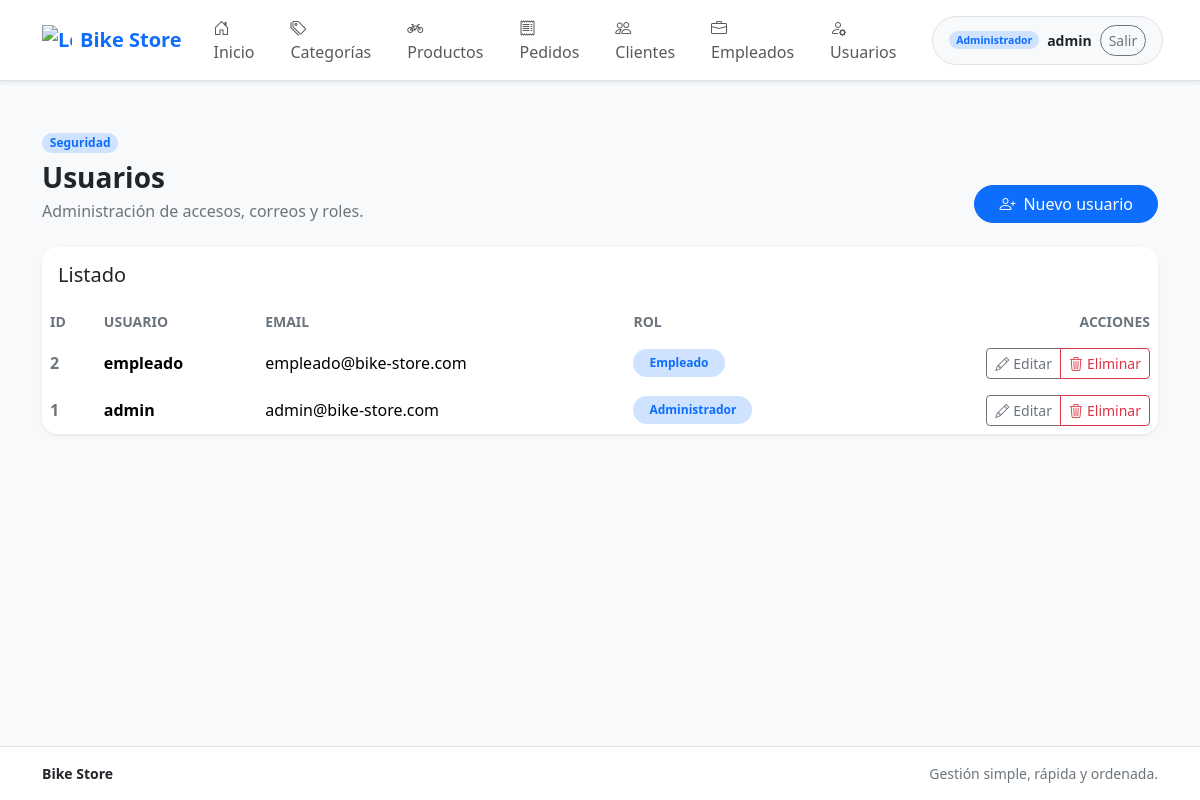
/secciones/usuarios/index.php (signed in), run on the app's committed database.
### tables this page shows
CREATE TABLE users (
  user_id INT AUTO_INCREMENT PRIMARY KEY,
  user VARCHAR(100) NOT NULL UNIQUE,
  password VARCHAR(255) NOT NULL,
  email VARCHAR(150) NOT NULL UNIQUE,
  role ENUM('admin', 'empleado') NOT NULL DEFAULT 'empleado'
);

### libs/helpers/url.php (called while the page is built, shortened)
<?php
function base_url(): string
{
    $baseUrl = getenv('BASE_URL');
    $isHttps = false;
    $scheme = $isHttps ? 'https' : 'http';
    $baseUrl = rtrim($baseUrl, '/') . '/';
    $parsedUrl = parse_url($baseUrl);
    if (isset($parsedUrl['scheme']) && $parsedUrl['scheme'] !== $scheme) {
        $baseUrl = preg_replace('/^https?:\/\//i', $scheme . '://', $baseUrl) ?? $baseUrl;
    }
    return $baseUrl;
}

### libs/helpers/auth.php (called while the page is built, shortened)
<?php
function app_current_user(): ?array
{
    return $_SESSION['auth'] ?? null;
}
function app_is_logged_in(): bool
{
    return app_current_user() !== null;
}
function app_role_label(string $role): string
{
    return match ($role) {
        'admin'    => 'Administrador',
        'empleado' => 'Empleado',
        default    => ucfirst($role),
    };
}

### bd.php (called while the page is built, shortened)
<?php
class DB
{
    private static $servidor = "127.0.0.1";
    private static $baseDeDatos = "Bike_Store";
    private static $usuario = "root";
    private static $contrasena = "";
    private static ?PDO $conexion = null;
    private static function obtenerConfiguracion(string $clave, string $valorPorDefecto): string
    {
        $valor = getenv($clave);
        return $valor !== false && $valor !== '' ? $valor : $valorPorDefecto;
    }
    public static function conectar()
    {
        if (self::$conexion == null) {
            self::$conexion = self::crearConexion();
        }
        return self::$conexion;
    }
    private static function crearConexion()
    {
        $servidor = self::obtenerConfiguracion('DB_HOST', self::$servidor);
        $baseDeDatos = self::obtenerConfiguracion('DB_NAME', self::$baseDeDatos);
        $usuario = self::obtenerConfiguracion('DB_USER', self::$usuario);
        $contrasena = self::obtenerConfiguracion('DB_PASSWORD', self::$contrasena);
        try {
            $conexion = new PDO(
                "mysql:host=" . $servidor . ";dbname=" . $baseDeDatos,
                $usuario,
                $contrasena
            );
            $conexion->setAttribute(PDO::ATTR_ERRMODE, PDO::ERRMODE_EXCEPTION);
            return $conexion;
        } catch (PDOException $e) {
            echo "Error de conexión: " . $e->getMessage();
            exit;
        }
    }
    public static function ejecutarConsulta($consulta, $parametros = [])
    {
        $conexion = self::conectar();
        $sentencia = $conexion->prepare($consulta);
        $sentencia->execute($parametros);
        return $sentencia;
    }
    public static function getTabla($consulta, $parametros = [])
    {
        $sentencia = self::ejecutarConsulta($consulta, $parametros);
        return $sentencia->fetchAll(PDO::FETCH_ASSOC);
    }
}

### secciones/usuarios/index.php (the view, shortened to what this page needs)
<?php require_once __DIR__ . '/../../bd.php';
$lista_usuarios = \DB::getTabla("SELECT user_id, user, email, role FROM users ORDER BY user_id DESC");
?>
<?php include("../../templates/header.php"); ?>
<div class="d-flex flex-column flex-md-row justify-content-between align-items-md-end gap-3 mb-4">
    <div>
        <span class="badge bg-primary-subtle text-primary rounded-pill mb-2">Seguridad</span>
        <h1 class="h3 fw-bold mb-1">Usuarios</h1>
        <p class="text-secondary mb-0">Administración de accesos, correos y roles.</p>
    </div>
    <a class="btn btn-primary px-4 rounded-pill" href="crear.php" role="button">
        <i class="bi bi-person-plus me-2"></i>Nuevo usuario
    </a>
</div>
<div class="card border-0 shadow-sm rounded-4 overflow-hidden">
    <div class="card-header bg-white border-0 py-3">
        <h2 class="h5 mb-0">Listado</h2>
    </div>
    <div class="card-body p-0">
        <div class="table-responsive">
            <table id="tabla-usuarios" class="table table-hover table-borderless align-middle mb-0">
                <thead class="bg-light">
                    <tr>
                        <th scope="col" class="text-secondary fw-semibold small text-uppercase">ID</th>
                        <th scope="col" class="text-secondary fw-semibold small text-uppercase">Usuario</th>
                        <th scope="col" class="text-secondary fw-semibold small text-uppercase">Email</th>
                        <th scope="col" class="text-secondary fw-semibold small text-uppercase">Rol</th>
                        <th scope="col" class="text-secondary fw-semibold small text-uppercase text-end">Acciones</th>
                    </tr>
                </thead>
                <tbody>
                    <?php if (!empty($lista_usuarios)) { ?>
                        <?php foreach ($lista_usuarios as $registro) { ?>
                            <tr>
                                <td class="fw-semibold text-secondary"><?php echo $registro['user_id']; ?></td>
                                <td class="fw-semibold"><?php echo htmlspecialchars($registro['user'], ENT_QUOTES, 'UTF-8'); ?></td>
                                <td><?php echo htmlspecialchars($registro['email'], ENT_QUOTES, 'UTF-8'); ?></td>
                                <td>
                                    <span class="badge bg-primary-subtle text-primary rounded-pill px-3 py-2">
                                        <?php echo htmlspecialchars(app_role_label((string) $registro['role']), ENT_QUOTES, 'UTF-8'); ?>
                                    </span>
                                </td>
                                <td class="text-end">
                                    <div class="btn-group btn-group-sm" role="group" aria-label="Acciones de usuario">
                                        <a class="btn btn-outline-secondary" href="editar.php?txtID=<?php echo $registro['user_id']; ?>" role="button">
                                            <i class="bi bi-pencil me-1"></i>Editar
                                        </a>
                                        <a class="btn btn-outline-danger" href="javascript:borrar(<?php echo $registro['user_id']; ?>);" role="button">
                                            <i class="bi bi-trash3 me-1"></i>Eliminar
                                        </a>
                                    </div>
                                </td>
                            </tr>
                        <?php } ?>
                    <?php } ?>
                </tbody>
            </table>
        </div>
    </div>
</div>
<?php include("../../templates/footer.php"); ?>

### templates/header.php (shortened to what this page needs)
<?php
$usuarioActual = app_current_user();
?>
<!doctype html>
<html lang="es" data-bs-theme="light">
<head>
    <link
        href="https://cdn.jsdelivr.net/npm/bootstrap@5.3.8/dist/css/bootstrap.min.css"
        rel="stylesheet"
 />
    <link
        href="https://cdn.jsdelivr.net/npm/bootstrap-icons@1.11.3/font/bootstrap-icons.min.css"
        rel="stylesheet" />
    <link rel="stylesheet" href="<?= base_url() ?>assets/css/app.css" />
    <link rel="stylesheet" href="https://cdn.datatables.net/2.3.1/css/dataTables.bootstrap5.min.css" />
</head>
<body class="d-flex flex-column min-vh-100 bg-light text-dark">
    <header class="sticky-top">
        <nav class="navbar navbar-expand-lg bg-white border-bottom shadow-sm">
            <div class="container">
                <a class="navbar-brand fw-semibold text-primary d-flex align-items-center gap-2" href="<?= base_url() ?>">
                    <img src="<?= base_url() ?>assets/bike.png" alt="Logo" width="30" height="30" class="d-inline-block align-text-top">
                    Bike Store
                </a>
                <div class="collapse navbar-collapse" id="mainNavbar">
                    <ul class="navbar-nav ms-auto gap-lg-1 align-items-lg-center">
                        <li class="nav-item">
                            <a class="nav-link rounded-pill px-3" href="<?= base_url() ?>"><i class="bi bi-house-door me-1"></i>Inicio</a>
                        </li>
                        <?php if (app_is_logged_in()) { ?>
                            <li class="nav-item">
                                <a class="nav-link rounded-pill px-3" href="<?= base_url() ?>secciones/categorias/"><i class="bi bi-tags me-1"></i>Categorías</a>
                            </li>
                        <?php } ?>
                        <li class="nav-item">
                            <a class="nav-link rounded-pill px-3" href="<?= base_url() ?>secciones/productos/"><i class="bi bi-bicycle me-1"></i>Productos</a>
                        </li>
                        <?php if (app_is_logged_in()) { ?>
                            <li class="nav-item">
                                <a class="nav-link rounded-pill px-3" href="<?= base_url() ?>secciones/pedidos/"><i class="bi bi-receipt me-1"></i>Pedidos</a>
                            </li>
                        <?php } ?>
                        <?php if (app_is_logged_in()) { ?>
                            <li class="nav-item">
                                <a class="nav-link rounded-pill px-3" href="<?= base_url() ?>secciones/clientes/"><i class="bi bi-people me-1"></i>Clientes</a>
                            </li>
                            <li class="nav-item">
                                <a class="nav-link rounded-pill px-3" href="<?= base_url() ?>secciones/empleados/"><i class="bi bi-briefcase me-1"></i>Empleados</a>
                            </li>
                            <?php if (($usuarioActual['role'] ?? '') === 'admin') { ?>
                                <li class="nav-item">
                                    <a class="nav-link rounded-pill px-3" href="<?= base_url() ?>secciones/usuarios/"><i class="bi bi-person-gear me-1"></i>Usuarios</a>
                                </li>
                            <?php } ?>
                        <?php } ?>
                        <?php if (app_is_logged_in()) { ?>
                            <li class="nav-item ms-lg-3">
                                <div class="d-flex align-items-center gap-2 px-3 py-2 rounded-pill bg-light border small">
                                    <span class="badge bg-primary-subtle text-primary rounded-pill"><?= htmlspecialchars(app_role_label((string) ($usuarioActual['role'] ?? '')), ENT_QUOTES, 'UTF-8') ?></span>
                                    <span class="fw-semibold"><?= htmlspecialchars((string) ($usuarioActual['user'] ?? ''), ENT_QUOTES, 'UTF-8') ?></span>
                                    <a class="btn btn-sm btn-outline-secondary rounded-pill" href="<?= base_url() ?>cerrar.php">Salir</a>
                                </div>
                            </li>
                        <?php } ?>
                    </ul>
                </div>
            </div>
        </nav>
    </header>
    <main class="container py-4 py-lg-5 flex-grow-1">

### data on the page
users: role "Administrador", user "admin", user_id "1", email "admin@bike-store.com"
users: user_id "2", user "empleado", email "empleado@bike-store.com", role "Empleado"
